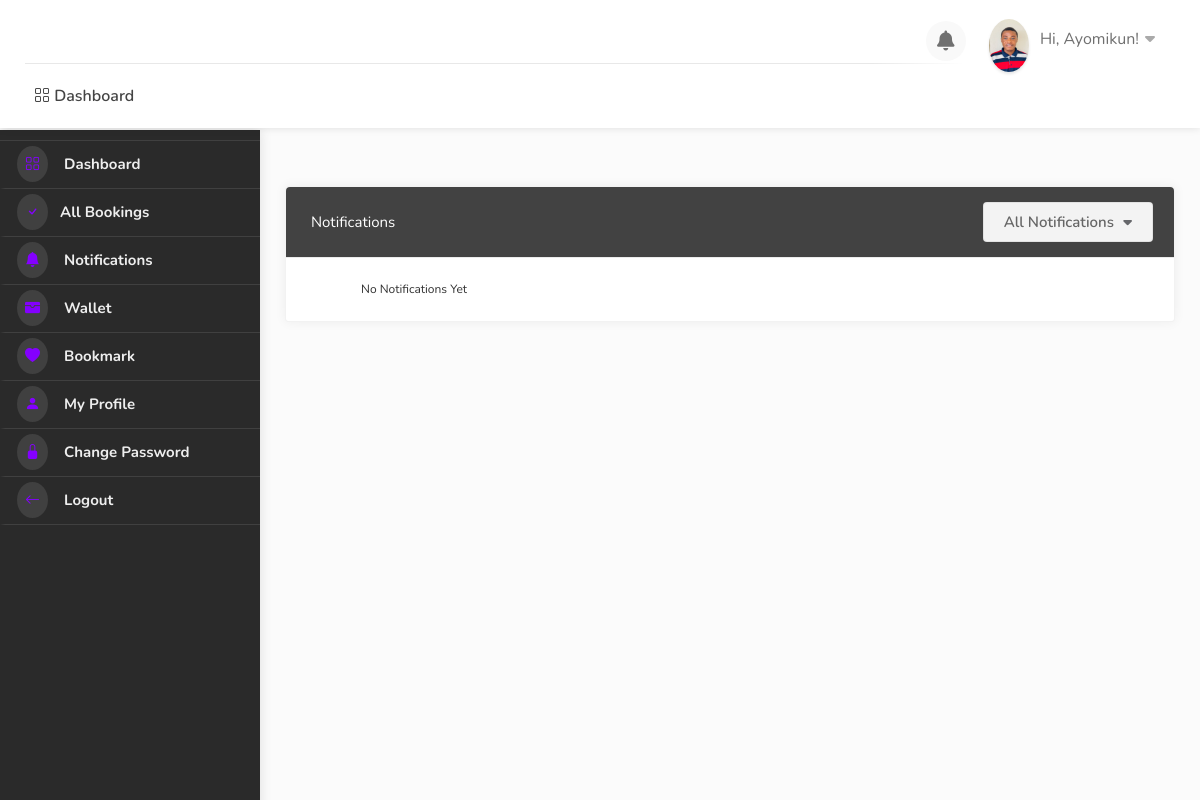
The app's page /dashboard/notifications/ (signed in) with its own data.
### userauths/models.py (models this page shows, shortened)
class User(AbstractUser):
    full_name = models.CharField(max_length=500, null=True, blank=True)
    username = models.CharField(max_length=500, unique=True, null=True, blank=True)
    email = models.EmailField(unique=True)
    phone = models.CharField(max_length=100, null=True, blank=True)
    gender = models.CharField(max_length=20, choices=GENDER, default="Other")
    otp = models.CharField(max_length=100, null=True, blank=True)
    USERNAME_FIELD = "email"
    REQUIRED_FIELDS = ["username"]

class Profile(models.Model):
    pid = ShortUUIDField(length=7, max_length=25, alphabet="abcdefghijklmnopqrstuvwxyz123456789")
    image = models.FileField(upload_to=user_directory_path, default="default.jpg", null=True, blank=True)
    user = models.OneToOneField(User, on_delete=models.CASCADE)
    full_name = models.CharField(max_length=500, null=True, blank=True)
    phone = models.CharField(max_length=100, null=True, blank=True)
    gender = models.CharField(max_length=20, choices=GENDER, default="Other")
    country = models.CharField(max_length=100, null=True, blank=True)
    city = models.CharField(max_length=100, null=True, blank=True)
    state = models.CharField(max_length=100, null=True, blank=True)
    address = models.CharField(max_length=100, null=True, blank=True)
    identity_type = models.CharField(max_length=200, choices=IDENTITY_TYPE, default="Other")
    identity_image = models.FileField(upload_to=user_directory_path, default="id.jpg", null=True, blank=True)
    facebook = models.CharField(max_length=255, blank=True, null=True)
    twitter = models.CharField(max_length=255, blank=True, null=True)
    wallet = models.DecimalField(max_digits=12, decimal_places=2, default=0.00)
    verified = models.BooleanField(default=False)
    date = models.DateTimeField(auto_now_add=True)
    class Meta:
        ordering = ['date']

### user_dashboard/views.py (the view)
# urls.py: path("notifications/", views.notifications, name="notifications"),
@login_required
def notifications(request):
    notifications = Notification.objects.filter(user=request.user, seen=False)
    context = {
        "notifications":notifications,
    }
    return render(request, "user_dashboard/notifications.html", context)

### templates/user_dashboard/notifications.html (shortened to what this page needs)
{% extends 'partials/dashboard_base.html' %}
{% load static %}
{% block content %}
    <div id="dashboard">
        {% include 'partials/dashboard_sidebar.html' %}
        <div class="utf_dashboard_content ">
            <div class="row">
                <div class="col-lg-12 col-md-12">
                    <div class ="utf_dashboard_list_box with-icons margin-top-20 noti-div-main">
                        <div class="sort-by my_sort_by">
                            <div class="utf_sort_by_select_item">
                              <select id="noti-status" data-placeholder="All Listing" class="utf_chosen_select_single">
                                <option value="all">All Notifications</option>
                              </select>
                            </div>
                        </div>
                        <h4 class="noti-text">Notifications</h4>
                        <ul class="">
                            {% for n in notifications %}
                                <li class="noti-div-{{n.id}}">
                                    {% if n.type == "Booking Confirmed" %}
                                        Your booking (#{{n.booking.booking_id}}) has been placed successfully. <a href="{% url 'user_dashboard:notification_mark_as_seen' n.id%}" id=""  class="close-list-item"><i class="fa fa-close"></i></a>
                                    {% else %}
                                        Your booking (#{{n.booking.booking_id}}) has been cancelled. <a href="{% url 'user_dashboard:notification_mark_as_seen' n.id%}" id=""  class="close-list-item"><i class="fa fa-close"></i></a>
                                    {% endif %}
                                </li>
                                {% empty %}
                                        <li>
                                            <h6>No Notifications Yet</h6>
                                        </li>
                            {% endfor %}
                        </ul>
                    </div>
                </div>
            </div>
        </div>
    </div>
{% endblock content %}

### templates/partials/dashboard_base.html (shortened to what this page needs)
{% load static %}
<!DOCTYPE html>
<html lang="zxx">
<head>
    <link rel="stylesheet" href="{% static 'css/stylesheet.css' %}">
    <link rel="stylesheet" href="{% static 'css/mmenu.css' %}">
    <link rel="stylesheet" href="{% static 'css/perfect-scrollbar.css' %}">
    <link rel="stylesheet" href="{% static 'css/style.css' %}" id="colors">
    <link rel="stylesheet" href="https://cdn.jsdelivr.net/npm/bootstrap-icons@1.10.5/font/bootstrap-icons.css">
    <link rel="stylesheet" href="https://cdnjs.cloudflare.com/ajax/libs/font-awesome/4.7.0/css/font-awesome.css" />
    <link rel="stylesheet" href="https://cdnjs.cloudflare.com/ajax/libs/font-awesome/6.0.0/css/all.min.css" />
    <link rel="stylesheet" href="https://cdn.jsdelivr.net/npm/@mdi/font@7.2.96/css/materialdesignicons.min.css">
    <link href='https://unpkg.com/boxicons@2.1.4/css/boxicons.min.css' rel='stylesheet'>
    <link rel="stylesheet" href="https://cdn.jsdelivr.net/npm/remixicon-ligatures@2.5.0/fonts/remixicon.min.css">
    <link href="https://cdn.jsdelivr.net/npm/remixicon@2.2.0/fonts/remixicon.css" rel="stylesheet">
</head>
<body>
    <div id="main_wrapper">
        <header id="header_part" class="fixed fullwidth_block dashboard">
            <div id="header" class="not-sticky">
                <div class="container">
                    <div class="utf_left_side">
                        <div id="logo"> <a href=""><img src="" alt=""></a> <a href="" class="dashboard-logo"><img src="{% static 'images/logo2.png' %}" alt=""></a> </div>
                        <nav id="navigation" class="style_one">
                            <ul id="responsive">
                                <li><a href=""> <i class="bi bi-grid"></i> Dashboard</a></li>
                            </ul>
                        </nav>
                        <div class="clearfix"></div>
                    </div>
                    <div class="utf_right_side">
                        <div class="header_widget">
                            <div class="dashboard_header_button_item {% if noti %} has-noti {% endif %} js-item-menu">
                                <i class="fas fa-bell"></i>
                            </div>
                            <div class="utf_user_menu">
                                <div class="utf_user_name"><span><img src="{{request.user.profile.image.url}}" alt=""></span>Hi, {{request.user.username|title}}!</div>
                            </div>
                        </div>
                    </div>
                </div>
            </div>
        </header>
        {% block content %}
        {% endblock content %}
    </div>
</body>
</html>

### static/css/mmenu.css (style rules this page uses)
:root { --mm-line-height: 20px; --mm-listitem-size: 44px; --mm-navbar-size: 44px; --mm-offset-top: 0; --mm-offset-right: 0; --mm-offset-bottom: 0; --mm-offset-left: 0; --mm-color-border: rgba(0, 0, 0, 0.1); --mm-color-button: rgba(0, 0, 0, 0.3); --mm-color-text: rgba(0, 0, 0, 0.75); --mm-color-text-dimmed: rgba(0, 0, 0, 0.3); --mm-color-background: #f3f3f3; --mm-color-background-highlight: rgba(0, 0, 0, 0.05); --mm-color-background-emphasis: rgba(255, 255, 255, 0.4); --mm-shadow: 0 0 10px rgba(0, 0, 0, 0.3) }

### static/css/style.css (style rules this page uses)
body { color: #707070; font-size: 15px; line-height: 28px; background-color: #fff; }
body, h1, h2, h3, h4, h5, h6, input[type="text"], input[type="password"], input[type="email"], textarea, select, input[type="button"], input[type="submit"], button, #tiptip_content, .map-box p, .map-box div, .numerical-rating .utf_counter_star_rating, body .nav_responsive i.menu-trigger:after { font-family: 'Nunito', sans-serif; text-transform: none; }
h1, h2, h3, h4, h5, h6 { color: #323232; }
* { margin: 0px; padding: 0px; box-sizing: border-box; }
ul, li { margin: 0px; list-style-type: none; }

### records on screen
User: user.profile.image (picture), user.username "Ayomikun"
